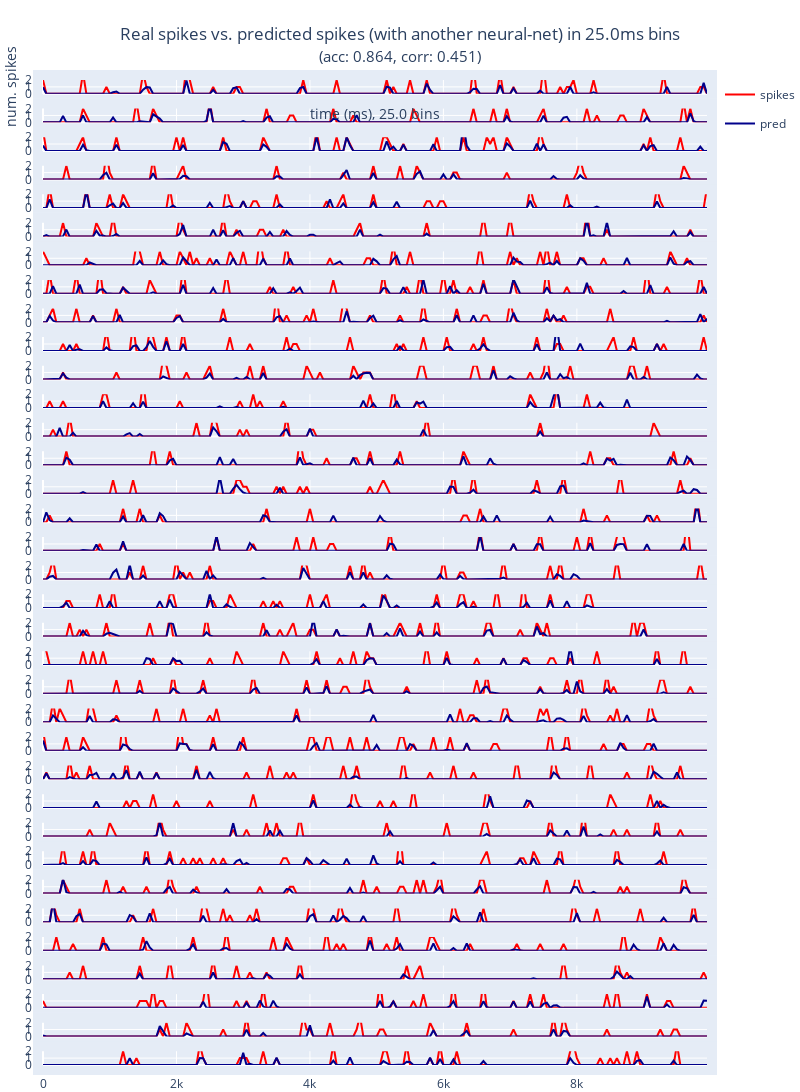

Here is the notebook cell this chart was saved with:
### Code cell
fig = display_results(torch.Tensor(targets), torch.Tensor(predictions), step=trainable.pred_len, chart_type="line")
fig.show()

### Figure 1 — Plotly figure (JSON) as saved in the notebook; plotly's stock layout.template omitted (floating-point values rounded to 4 significant figures; data arrays with more than 128 entries replaced by an {"elided": "..."} marker saying what was removed)
{"data": [{"legendgroup": "g1", "line": {"color": "red"}, "marker": {"size": 4}, "mode": "lines", "name": "spikes", "showlegend": true, "type": "scatter", "x": {"elided": "200 int values"}, "xaxis": "x", "y": {"elided": "200 int values"}, "yaxis": "y"}, {"legendgroup": "g2", "line": {"color": "darkblue"}, "marker": {"size": 4}, "mode": "lines", "name": "pred", "showlegend": true, "type": "scatter", "x": {"elided": "200 int values"}, "xaxis": "x", "y": {"elided": "200 float values"}, "yaxis": "y"}, {"legendgroup": "g1", "line": {"color": "red"}, "marker": {"size": 4}, "mode": "lines", "name": "spikes", "showlegend": false, "type": "scatter", "x": {"elided": "200 int values"}, "xaxis": "x2", "y": {"elided": "200 int values"}, "yaxis": "y2"}, {"legendgroup": "g2", "line": {"color": "darkblue"}, "marker": {"size": 4}, "mode": "lines", "name": "pred", "showlegend": false, "type": "scatter", "x": {"elided": "200 int values"}, "xaxis": "x2", "y": {"elided": "200 float values"}, "yaxis": "y2"}, {"legendgroup": "g1", "line": {"color": "red"}, "marker": {"size": 4}, "mode": "lines", "name": "spikes", "showlegend": false, "type": "scatter", "x": {"elided": "200 int values"}, "xaxis": "x3", "y": {"elided": "200 int values"}, "yaxis": "y3"}, {"legendgroup": "g2", "line": {"color": "darkblue"}, "marker": {"size": 4}, "mode": "lines", "name": "pred", "showlegend": false, "type": "scatter", "x": {"elided": "200 int values"}, "xaxis": "x3", "y": {"elided": "200 float values"}, "yaxis": "y3"}, {"legendgroup": "g1", "line": {"color": "red"}, "marker": {"size": 4}, "mode": "lines", "name": "spikes", "showlegend": false, "type": "scatter", "x": {"elided": "200 int values"}, "xaxis": "x4", "y": {"elided": "200 int values"}, "yaxis": "y4"}, {"legendgroup": "g2", "line": {"color": "darkblue"}, "marker": {"size": 4}, "mode": "lines", "name": "pred", "showlegend": false, "type": "scatter", "x": {"elided": "200 int values"}, "xaxis": "x4", "y": {"elided": "200 float values"}, "yaxis": "y4"}, {"legendgroup": "g1", "line": {"color": "red"}, "marker": {"size": 4}, "mode": "lines", "name": "spikes", "showlegend": false, "type": "scatter", "x": {"elided": "200 int values"}, "xaxis": "x5", "y": {"elided": "200 int values"}, "yaxis": "y5"}, {"legendgroup": "g2", "line": {"color": "darkblue"}, "marker": {"size": 4}, "mode": "lines", "name": "pred", "showlegend": false, "type": "scatter", "x": {"elided": "200 int values"}, "xaxis": "x5", "y": {"elided": "200 float values"}, "yaxis": "y5"}, {"legendgroup": "g1", "line": {"color": "red"}, "marker": {"size": 4}, "mode": "lines", "name": "spikes", "showlegend": false, "type": "scatter", "x": {"elided": "200 int values"}, "xaxis": "x6", "y": {"elided": "200 int values"}, "yaxis": "y6"}, {"legendgroup": "g2", "line": {"color": "darkblue"}, "marker": {"size": 4}, "mode": "lines", "name": "pred", "showlegend": false, "type": "scatter", "x": {"elided": "200 int values"}, "xaxis": "x6", "y": {"elided": "200 float values"}, "yaxis": "y6"}, {"legendgroup": "g1", "line": {"color": "red"}, "marker": {"size": 4}, "mode": "lines", "name": "spikes", "showlegend": false, "type": "scatter", "x": {"elided": "200 int values"}, "xaxis": "x7", "y": {"elided": "200 int values"}, "yaxis": "y7"}, {"legendgroup": "g2", "line": {"color": "darkblue"}, "marker": {"size": 4}, "mode": "lines", "name": "pred", "showlegend": false, "type": "scatter", "x": {"elided": "200 int values"}, "xaxis": "x7", "y": {"elided": "200 float values"}, "yaxis": "y7"}, {"legendgroup": "g1", "line": {"color": "red"}, "marker": {"size": 4}, "mode": "lines", "name": "spikes", "showlegend": false, "type": "scatter", "x": {"elided": "200 int values"}, "xaxis": "x8", "y": {"elided": "200 int values"}, "yaxis": "y8"}, {"legendgroup": "g2", "line": {"color": "darkblue"}, "marker": {"size": 4}, "mode": "lines", "name": "pred", "showlegend": false, "type": "scatter", "x": {"elided": "200 int values"}, "xaxis": "x8", "y": {"elided": "200 float values"}, "yaxis": "y8"}, {"legendgroup": "g1", "line": {"color": "red"}, "marker": {"size": 4}, "mode": "lines", "name": "spikes", "showlegend": false, "type": "scatter", "x": {"elided": "200 int values"}, "xaxis": "x9", "y": {"elided": "200 int values"}, "yaxis": "y9"}, {"legendgroup": "g2", "line": {"color": "darkblue"}, "marker": {"size": 4}, "mode": "lines", "name": "pred", "showlegend": false, "type": "scatter", "x": {"elided": "200 int values"}, "xaxis": "x9", "y": {"elided": "200 float values"}, "yaxis": "y9"}, {"legendgroup": "g1", "line": {"color": "red"}, "marker": {"size": 4}, "mode": "lines", "name": "spikes", "showlegend": false, "type": "scatter", "x": {"elided": "200 int values"}, "xaxis": "x10", "y": {"elided": "200 int values"}, "yaxis": "y10"}, {"legendgroup": "g2", "line": {"color": "darkblue"}, "marker": {"size": 4}, "mode": "lines", "name": "pred", "showlegend": false, "type": "scatter", "x": {"elided": "200 int values"}, "xaxis": "x10", "y": {"elided": "200 float values"}, "yaxis": "y10"}, {"legendgroup": "g1", "line": {"color": "red"}, "marker": {"size": 4}, "mode": "lines", "name": "spikes", "showlegend": false, "type": "scatter", "x": {"elided": "200 int values"}, "xaxis": "x11", "y": {"elided": "200 int values"}, "yaxis": "y11"}, {"legendgroup": "g2", "line": {"color": "darkblue"}, "marker": {"size": 4}, "mode": "lines", "name": "pred", "showlegend": false, "type": "scatter", "x": {"elided": "200 int values"}, "xaxis": "x11", "y": {"elided": "200 float values"}, "yaxis": "y11"}, {"legendgroup": "g1", "line": {"color": "red"}, "marker": {"size": 4}, "mode": "lines", "name": "spikes", "showlegend": false, "type": "scatter", "x": {"elided": "200 int values"}, "xaxis": "x12", "y": {"elided": "200 int values"}, "yaxis": "y12"}, {"legendgroup": "g2", "line": {"color": "darkblue"}, "marker": {"size": 4}, "mode": "lines", "name": "pred", "showlegend": false, "type": "scatter", "x": {"elided": "200 int values"}, "xaxis": "x12", "y": {"elided": "200 float values"}, "yaxis": "y12"}, {"legendgroup": "g1", "line": {"color": "red"}, "marker": {"size": 4}, "mode": "lines", "name": "spikes", "showlegend": false, "type": "scatter", "x": {"elided": "200 int values"}, "xaxis": "x13", "y": {"elided": "200 int values"}, "yaxis": "y13"}, {"legendgroup": "g2", "line": {"color": "darkblue"}, "marker": {"size": 4}, "mode": "lines", "name": "pred", "showlegend": false, "type": "scatter", "x": {"elided": "200 int values"}, "xaxis": "x13", "y": {"elided": "200 float values"}, "yaxis": "y13"}, {"legendgroup": "g1", "line": {"color": "red"}, "marker": {"size": 4}, "mode": "lines", "name": "spikes", "showlegend": false, "type": "scatter", "x": {"elided": "200 int values"}, "xaxis": "x14", "y": {"elided": "200 int values"}, "yaxis": "y14"}, {"legendgroup": "g2", "line": {"color": "darkblue"}, "marker": {"size": 4}, "mode": "lines", "name": "pred", "showlegend": false, "type": "scatter", "x": {"elided": "200 int values"}, "xaxis": "x14", "y": {"elided": "200 float values"}, "yaxis": "y14"}, {"legendgroup": "g1", "line": {"color": "red"}, "marker": {"size": 4}, "mode": "lines", "name": "spikes", "showlegend": false, "type": "scatter", "x": {"elided": "200 int values"}, "xaxis": "x15", "y": {"elided": "200 int values"}, "yaxis": "y15"}, {"legendgroup": "g2", "line": {"color": "darkblue"}, "marker": {"size": 4}, "mode": "lines", "name": "pred", "showlegend": false, "type": "scatter", "x": {"elided": "200 int values"}, "xaxis": "x15", "y": {"elided": "200 float values"}, "yaxis": "y15"}, {"legendgroup": "g1", "line": {"color": "red"}, "marker": {"size": 4}, "mode": "lines", "name": "spikes", "showlegend": false, "type": "scatter", "x": {"elided": "200 int values"}, "xaxis": "x16", "y": {"elided": "200 int values"}, "yaxis": "y16"}, {"legendgroup": "g2", "line": {"color": "darkblue"}, "marker": {"size": 4}, "mode": "lines", "name": "pred", "showlegend": false, "type": "scatter", "x": {"elided": "200 int values"}, "xaxis": "x16", "y": {"elided": "200 float values"}, "yaxis": "y16"}, {"legendgroup": "g1", "line": {"color": "red"}, "marker": {"size": 4}, "mode": "lines", "name": "spikes", "showlegend": false, "type": "scatter", "x": {"elided": "200 int values"}, "xaxis": "x17", "y": {"elided": "200 int values"}, "yaxis": "y17"}, {"legendgroup": "g2", "line": {"color": "darkblue"}, "marker": {"size": 4}, "mode": "lines", "name": "pred", "showlegend": false, "type": "scatter", "x": {"elided": "200 int values"}, "xaxis": "x17", "y": {"elided": "200 float values"}, "yaxis": "y17"}, {"legendgroup": "g1", "line": {"color": "red"}, "marker": {"size": 4}, "mode": "lines", "name": "spikes", "showlegend": false, "type": "scatter", "x": {"elided": "200 int values"}, "xaxis": "x18", "y": {"elided": "200 int values"}, "yaxis": "y18"}, {"legendgroup": "g2", "line": {"color": "darkblue"}, "marker": {"size": 4}, "mode": "lines", "name": "pred", "showlegend": false, "type": "scatter", "x": {"elided": "200 int values"}, "xaxis": "x18", "y": {"elided": "200 float values"}, "yaxis": "y18"}, {"legendgroup": "g1", "line": {"color": "red"}, "marker": {"size": 4}, "mode": "lines", "name": "spikes", "showlegend": false, "type": "scatter", "x": {"elided": "200 int values"}, "xaxis": "x19", "y": {"elided": "200 int values"}, "yaxis": "y19"}, {"legendgroup": "g2", "line": {"color": "darkblue"}, "marker": {"size": 4}, "mode": "lines", "name": "pred", "showlegend": false, "type": "scatter", "x": {"elided": "200 int values"}, "xaxis": "x19", "y": {"elided": "200 float values"}, "yaxis": "y19"}, {"legendgroup": "g1", "line": {"color": "red"}, "marker": {"size": 4}, "mode": "lines", "name": "spikes", "showlegend": false, "type": "scatter", "x": {"elided": "200 int values"}, "xaxis": "x20", "y": {"elided": "200 int values"}, "yaxis": "y20"}, {"legendgroup": "g2", "line": {"color": "darkblue"}, "marker": {"size": 4}, "mode": "lines", "name": "pred", "showlegend": false, "type": "scatter", "x": {"elided": "200 int values"}, "xaxis": "x20", "y": {"elided": "200 float values"}, "yaxis": "y20"}, {"legendgroup": "g1", "line": {"color": "red"}, "marker": {"size": 4}, "mode": "lines", "name": "spikes", "showlegend": false, "type": "scatter", "x": {"elided": "200 int values"}, "xaxis": "x21", "y": {"elided": "200 int values"}, "yaxis": "y21"}, {"legendgroup": "g2", "line": {"color": "darkblue"}, "marker": {"size": 4}, "mode": "lines", "name": "pred", "showlegend": false, "type": "scatter", "x": {"elided": "200 int values"}, "xaxis": "x21", "y": {"elided": "200 float values"}, "yaxis": "y21"}, {"legendgroup": "g1", "line": {"color": "red"}, "marker": {"size": 4}, "mode": "lines", "name": "spikes", "showlegend": false, "type": "scatter", "x": {"elided": "200 int values"}, "xaxis": "x22", "y": {"elided": "200 int values"}, "yaxis": "y22"}, {"legendgroup": "g2", "line": {"color": "darkblue"}, "marker": {"size": 4}, "mode": "lines", "name": "pred", "showlegend": false, "type": "scatter", "x": {"elided": "200 int values"}, "xaxis": "x22", "y": {"elided": "200 float values"}, "yaxis": "y22"}, {"legendgroup": "g1", "line": {"color": "red"}, "marker": {"size": 4}, "mode": "lines", "name": "spikes", "showlegend": false, "type": "scatter", "x": {"elided": "200 int values"}, "xaxis": "x23", "y": {"elided": "200 int values"}, "yaxis": "y23"}, {"legendgroup": "g2", "line": {"color": "darkblue"}, "marker": {"size": 4}, "mode": "lines", "name": "pred", "showlegend": false, "type": "scatter", "x": {"elided": "200 int values"}, "xaxis": "x23", "y": {"elided": "200 float values"}, "yaxis": "y23"}, {"legendgroup": "g1", "line": {"color": "red"}, "marker": {"size": 4}, "mode": "lines", "name": "spikes", "showlegend": false, "type": "scatter", "x": {"elided": "200 int values"}, "xaxis": "x24", "y": {"elided": "200 int values"}, "yaxis": "y24"}, {"legendgroup": "g2", "line": {"color": "darkblue"}, "marker": {"size": 4}, "mode": "lines", "name": "pred", "showlegend": false, "type": "scatter", "x": {"elided": "200 int values"}, "xaxis": "x24", "y": {"elided": "200 float values"}, "yaxis": "y24"}, {"legendgroup": "g1", "line": {"color": "red"}, "marker": {"size": 4}, "mode": "lines", "name": "spikes", "showlegend": false, "type": "scatter", "x": {"elided": "200 int values"}, "xaxis": "x25", "y": {"elided": "200 int values"}, "yaxis": "y25"}, {"legendgroup": "g2", "line": {"color": "darkblue"}, "marker": {"size": 4}, "mode": "lines", "name": "pred", "showlegend": false, "type": "scatter", "x": {"elided": "200 int values"}, "xaxis": "x25", "y": {"elided": "200 float values"}, "yaxis": "y25"}, {"legendgroup": "g1", "line": {"color": "red"}, "marker": {"size": 4}, "mode": "lines", "name": "spikes", "showlegend": false, "type": "scatter", "x": {"elided": "200 int values"}, "xaxis": "x26", "y": {"elided": "200 int values"}, "yaxis": "y26"}, {"legendgroup": "g2", "line": {"color": "darkblue"}, "marker": {"size": 4}, "mode": "lines", "name": "pred", "showlegend": false, "type": "scatter", "x": {"elided": "200 int values"}, "xaxis": "x26", "y": {"elided": "200 float values"}, "yaxis": "y26"}, {"legendgroup": "g1", "line": {"color": "red"}, "marker": {"size": 4}, "mode": "lines", "name": "spikes", "showlegend": false, "type": "scatter", "x": {"elided": "200 int values"}, "xaxis": "x27", "y": {"elided": "200 int values"}, "yaxis": "y27"}, {"legendgroup": "g2", "line": {"color": "darkblue"}, "marker": {"size": 4}, "mode": "lines", "name": "pred", "showlegend": false, "type": "scatter", "x": {"elided": "200 int values"}, "xaxis": "x27", "y": {"elided": "200 float values"}, "yaxis": "y27"}, {"legendgroup": "g1", "line": {"color": "red"}, "marker": {"size": 4}, "mode": "lines", "name": "spikes", "showlegend": false, "type": "scatter", "x": {"elided": "200 int values"}, "xaxis": "x28", "y": {"elided": "200 int values"}, "yaxis": "y28"}, {"legendgroup": "g2", "line": {"color": "darkblue"}, "marker": {"size": 4}, "mode": "lines", "name": "pred", "showlegend": false, "type": "scatter", "x": {"elided": "200 int values"}, "xaxis": "x28", "y": {"elided": "200 float values"}, "yaxis": "y28"}, {"legendgroup": "g1", "line": {"color": "red"}, "marker": {"size": 4}, "mode": "lines", "name": "spikes", "showlegend": false, "type": "scatter", "x": {"elided": "200 int values"}, "xaxis": "x29", "y": {"elided": "200 int values"}, "yaxis": "y29"}, {"legendgroup": "g2", "line": {"color": "darkblue"}, "marker": {"size": 4}, "mode": "lines", "name": "pred", "showlegend": false, "type": "scatter", "x": {"elided": "200 int values"}, "xaxis": "x29", "y": {"elided": "200 float values"}, "yaxis": "y29"}, {"legendgroup": "g1", "line": {"color": "red"}, "marker": {"size": 4}, "mode": "lines", "name": "spikes", "showlegend": false, "type": "scatter", "x": {"elided": "200 int values"}, "xaxis": "x30", "y": {"elided": "200 int values"}, "yaxis": "y30"}, {"legendgroup": "g2", "line": {"color": "darkblue"}, "marker": {"size": 4}, "mode": "lines", "name": "pred", "showlegend": false, "type": "scatter", "x": {"elided": "200 int values"}, "xaxis": "x30", "y": {"elided": "200 float values"}, "yaxis": "y30"}, {"legendgroup": "g1", "line": {"color": "red"}, "marker": {"size": 4}, "mode": "lines", "name": "spikes", "showlegend": false, "type": "scatter", "x": {"elided": "200 int values"}, "xaxis": "x31", "y": {"elided": "200 int values"}, "yaxis": "y31"}, {"legendgroup": "g2", "line": {"color": "darkblue"}, "marker": {"size": 4}, "mode": "lines", "name": "pred", "showlegend": false, "type": "scatter", "x": {"elided": "200 int values"}, "xaxis": "x31", "y": {"elided": "200 float values"}, "yaxis": "y31"}, {"legendgroup": "g1", "line": {"color": "red"}, "marker": {"size": 4}, "mode": "lines", "name": "spikes", "showlegend": false, "type": "scatter", "x": {"elided": "200 int values"}, "xaxis": "x32", "y": {"elided": "200 int values"}, "yaxis": "y32"}, {"legendgroup": "g2", "line": {"color": "darkblue"}, "marker": {"size": 4}, "mode": "lines", "name": "pred", "showlegend": false, "type": "scatter", "x": {"elided": "200 int values"}, "xaxis": "x32", "y": {"elided": "200 float values"}, "yaxis": "y32"}, {"legendgroup": "g1", "line": {"color": "red"}, "marker": {"size": 4}, "mode": "lines", "name": "spikes", "showlegend": false, "type": "scatter", "x": {"elided": "200 int values"}, "xaxis": "x33", "y": {"elided": "200 int values"}, "yaxis": "y33"}, {"legendgroup": "g2", "line": {"color": "darkblue"}, "marker": {"size": 4}, "mode": "lines", "name": "pred", "showlegend": false, "type": "scatter", "x": {"elided": "200 int values"}, "xaxis": "x33", "y": {"elided": "200 float values"}, "yaxis": "y33"}, {"legendgroup": "g1", "line": {"color": "red"}, "marker": {"size": 4}, "mode": "lines", "name": "spikes", "showlegend": false, "type": "scatter", "x": {"elided": "200 int values"}, "xaxis": "x34", "y": {"elided": "200 int values"}, "yaxis": "y34"}, {"legendgroup": "g2", "line": {"color": "darkblue"}, "marker": {"size": 4}, "mode": "lines", "name": "pred", "showlegend": false, "type": "scatter", "x": {"elided": "200 int values"}, "xaxis": "x34", "y": {"elided": "200 float values"}, "yaxis": "y34"}, {"legendgroup": "g1", "line": {"color": "red"}, "marker": {"size": 4}, "mode": "lines", "name": "spikes", "showlegend": false, "type": "scatter", "x": {"elided": "200 int values"}, "xaxis": "x35", "y": {"elided": "200 int values"}, "yaxis": "y35"}, {"legendgroup": "g2", "line": {"color": "darkblue"}, "marker": {"size": 4}, "mode": "lines", "name": "pred", "showlegend": false, "type": "scatter", "x": {"elided": "200 int values"}, "xaxis": "x35", "y": {"elided": "200 float values"}, "yaxis": "y35"}], "layout": {"autosize": true, "height": 2275, "margin": {"b": 10, "l": 0, "pad": 10, "r": 0, "t": 80}, "title": {"pad": {"b": 20, "l": 1, "r": 1, "t": 20}, "text": "Real spikes vs. predicted spikes (with another neural-net) in 25.0ms bins<br><span style='font-size:90%'>(acc: 0.864, corr: 0.451)</span>", "x": 0.5}, "width": 800, "xaxis": {"anchor": "y", "autorange": true, "domain": [0, 1], "matches": "x35", "range": [0, 9950], "showticklabels": false, "side": "bottom", "title": {"text": "time (ms), 25.0 bins"}, "type": "linear"}, "xaxis10": {"anchor": "y10", "autorange": true, "domain": [0, 1], "matches": "x35", "range": [0, 9950], "showticklabels": false, "type": "linear"}, "xaxis11": {"anchor": "y11", "autorange": true, "domain": [0, 1], "matches": "x35", "range": [0, 9950], "showticklabels": false, "type": "linear"}, "xaxis12": {"anchor": "y12", "autorange": true, "domain": [0, 1], "matches": "x35", "range": [0, 9950], "showticklabels": false, "type": "linear"}, "xaxis13": {"anchor": "y13", "autorange": true, "domain": [0, 1], "matches": "x35", "range": [0, 9950], "showticklabels": false, "type": "linear"}, "xaxis14": {"anchor": "y14", "autorange": true, "domain": [0, 1], "matches": "x35", "range": [0, 9950], "showticklabels": false, "type": "linear"}, "xaxis15": {"anchor": "y15", "autorange": true, "domain": [0, 1], "matches": "x35", "range": [0, 9950], "showticklabels": false, "type": "linear"}, "xaxis16": {"anchor": "y16", "autorange": true, "domain": [0, 1], "matches": "x35", "range": [0, 9950], "showticklabels": false, "type": "linear"}, "xaxis17": {"anchor": "y17", "autorange": true, "domain": [0, 1], "matches": "x35", "range": [0, 9950], "showticklabels": false, "type": "linear"}, "xaxis18": {"anchor": "y18", "autorange": true, "domain": [0, 1], "matches": "x35", "range": [0, 9950], "showticklabels": false, "type": "linear"}, "xaxis19": {"anchor": "y19", "autorange": true, "domain": [0, 1], "matches": "x35", "range": [0, 9950], "showticklabels": false, "type": "linear"}, "xaxis2": {"anchor": "y2", "autorange": true, "domain": [0, 1], "matches": "x35", "range": [0, 9950], "showticklabels": false, "type": "linear"}, "xaxis20": {"anchor": "y20", "autorange": true, "domain": [0, 1], "matches": "x35", "range": [0, 9950], "showticklabels": false, "type": "linear"}, "xaxis21": {"anchor": "y21", "autorange": true, "domain": [0, 1], "matches": "x35", "range": [0, 9950], "showticklabels": false, "type": "linear"}, "xaxis22": {"anchor": "y22", "autorange": true, "domain": [0, 1], "matches": "x35", "range": [0, 9950], "showticklabels": false, "type": "linear"}, "xaxis23": {"anchor": "y23", "autorange": true, "domain": [0, 1], "matches": "x35", "range": [0, 9950], "showticklabels": false, "type": "linear"}, "xaxis24": {"anchor": "y24", "autorange": true, "domain": [0, 1], "matches": "x35", "range": [0, 9950], "showticklabels": false, "type": "linear"}, "xaxis25": {"anchor": "y25", "autorange": true, "domain": [0, 1], "matches": "x35", "range": [0, 9950], "showticklabels": false, "type": "linear"}, "xaxis26": {"anchor": "y26", "autorange": true, "domain": [0, 1], "matches": "x35", "range": [0, 9950], "showticklabels": false, "type": "linear"}, "xaxis27": {"anchor": "y27", "autorange": true, "domain": [0, 1], "matches": "x35", "range": [0, 9950], "showticklabels": false, "type": "linear"}, "xaxis28": {"anchor": "y28", "autorange": true, "domain": [0, 1], "matches": "x35", "range": [0, 9950], "showticklabels": false, "type": "linear"}, "xaxis29": {"anchor": "y29", "autorange": true, "domain": [0, 1], "matches": "x35", "range": [0, 9950], "showticklabels": false, "type": "linear"}, "xaxis3": {"anchor": "y3", "autorange": true, "domain": [0, 1], "matches": "x35", "range": [0, 9950], "showticklabels": false, "type": "linear"}, "xaxis30": {"anchor": "y30", "autorange": true, "domain": [0, 1], "matches": "x35", "range": [0, 9950], "showticklabels": false, "type": "linear"}, "xaxis31": {"anchor": "y31", "autorange": true, "domain": [0, 1], "matches": "x35", "range": [0, 9950], "showticklabels": false, "type": "linear"}, "xaxis32": {"anchor": "y32", "autorange": true, "domain": [0, 1], "matches": "x35", "range": [0, 9950], "showticklabels": false, "type": "linear"}, "xaxis33": {"anchor": "y33", "autorange": true, "domain": [0, 1], "matches": "x35", "range": [0, 9950], "showticklabels": false, "type": "linear"}, "xaxis34": {"anchor": "y34", "autorange": true, "domain": [0, 1], "matches": "x35", "range": [0, 9950], "showticklabels": false, "type": "linear"}, "xaxis35": {"anchor": "y35", "autorange": true, "domain": [0, 1], "range": [0, 9950], "type": "linear"}, "xaxis4": {"anchor": "y4", "autorange": true, "domain": [0, 1], "matches": "x35", "range": [0, 9950], "showticklabels": false, "type": "linear"}, "xaxis5": {"anchor": "y5", "autorange": true, "domain": [0, 1], "matches": "x35", "range": [0, 9950], "showticklabels": false, "type": "linear"}, "xaxis6": {"anchor": "y6", "autorange": true, "domain": [0, 1], "matches": "x35", "range": [0, 9950], "showticklabels": false, "type": "linear"}, "xaxis7": {"anchor": "y7", "autorange": true, "domain": [0, 1], "matches": "x35", "range": [0, 9950], "showticklabels": false, "type": "linear"}, "xaxis8": {"anchor": "y8", "autorange": true, "domain": [0, 1], "matches": "x35", "range": [0, 9950], "showticklabels": false, "type": "linear"}, "xaxis9": {"anchor": "y9", "autorange": true, "domain": [0, 1], "matches": "x35", "range": [0, 9950], "showticklabels": false, "type": "linear"}, "yaxis": {"anchor": "x", "domain": [0.986, 1], "fixedrange": true, "range": [0, 2], "tickvals": [0, 1, 2], "title": {"text": "num. spikes"}, "type": "linear"}, "yaxis10": {"anchor": "x10", "domain": [0.725, 0.739], "range": [0, 2], "tickvals": [0, 1, 2], "type": "linear"}, "yaxis11": {"anchor": "x11", "domain": [0.696, 0.71], "range": [0, 2], "tickvals": [0, 1, 2], "type": "linear"}, "yaxis12": {"anchor": "x12", "domain": [0.667, 0.681], "range": [0, 2], "tickvals": [0, 1, 2], "type": "linear"}, "yaxis13": {"anchor": "x13", "domain": [0.638, 0.652], "range": [0, 2], "tickvals": [0, 1, 2], "type": "linear"}, "yaxis14": {"anchor": "x14", "domain": [0.609, 0.623], "range": [0, 2], "tickvals": [0, 1, 2], "type": "linear"}, "yaxis15": {"anchor": "x15", "domain": [0.58, 0.594], "range": [0, 2], "tickvals": [0, 1, 2], "type": "linear"}, "yaxis16": {"anchor": "x16", "domain": [0.551, 0.565], "range": [0, 2], "tickvals": [0, 1, 2], "type": "linear"}, "yaxis17": {"anchor": "x17", "domain": [0.522, 0.536], "range": [0, 2], "tickvals": [0, 1, 2], "type": "linear"}, "yaxis18": {"anchor": "x18", "domain": [0.493, 0.507], "range": [0, 2], "tickvals": [0, 1, 2], "type": "linear"}, "yaxis19": {"anchor": "x19", "domain": [0.464, 0.478], "range": [0, 2], "tickvals": [0, 1, 2], "type": "linear"}, "yaxis2": {"anchor": "x2", "domain": [0.957, 0.971], "range": [0, 2], "tickvals": [0, 1, 2], "type": "linear"}, "yaxis20": {"anchor": "x20", "domain": [0.435, 0.449], "range": [0, 2], "tickvals": [0, 1, 2], "type": "linear"}, "yaxis21": {"anchor": "x21", "domain": [0.406, 0.42], "range": [0, 2], "tickvals": [0, 1, 2], "type": "linear"}, "yaxis22": {"anchor": "x22", "domain": [0.377, 0.391], "range": [0, 2], "tickvals": [0, 1, 2], "type": "linear"}, "yaxis23": {"anchor": "x23", "domain": [0.348, 0.362], "range": [0, 2], "tickvals": [0, 1, 2], "type": "linear"}, "yaxis24": {"anchor": "x24", "domain": [0.319, 0.333], "range": [0, 2], "tickvals": [0, 1, 2], "type": "linear"}, "yaxis25": {"anchor": "x25", "domain": [0.29, 0.304], "range": [0, 2], "tickvals": [0, 1, 2], "type": "linear"}, "yaxis26": {"anchor": "x26", "domain": [0.261, 0.275], "range": [0, 2], "tickvals": [0, 1, 2], "type": "linear"}, "yaxis27": {"anchor": "x27", "domain": [0.232, 0.246], "range": [0, 2], "tickvals": [0, 1, 2], "type": "linear"}, "yaxis28": {"anchor": "x28", "domain": [0.203, 0.217], "range": [0, 2], "tickvals": [0, 1, 2], "type": "linear"}, "yaxis29": {"anchor": "x29", "domain": [0.174, 0.188], "range": [0, 2], "tickvals": [0, 1, 2], "type": "linear"}, "yaxis3": {"anchor": "x3", "domain": [0.928, 0.942], "range": [0, 2], "tickvals": [0, 1, 2], "type": "linear"}, "yaxis30": {"anchor": "x30", "domain": [0.145, 0.159], "range": [0, 2], "tickvals": [0, 1, 2], "type": "linear"}, "yaxis31": {"anchor": "x31", "domain": [0.116, 0.13], "range": [0, 2], "tickvals": [0, 1, 2], "type": "linear"}, "yaxis32": {"anchor": "x32", "domain": [0.087, 0.101], "range": [0, 2], "tickvals": [0, 1, 2], "type": "linear"}, "yaxis33": {"anchor": "x33", "domain": [0.058, 0.072], "range": [0, 2], "tickvals": [0, 1, 2], "type": "linear"}, "yaxis34": {"anchor": "x34", "domain": [0.029, 0.043], "range": [0, 2], "tickvals": [0, 1, 2], "type": "linear"}, "yaxis35": {"anchor": "x35", "domain": [0, 0.014], "range": [0, 2], "tickvals": [0, 1, 2], "type": "linear"}, "yaxis4": {"anchor": "x4", "domain": [0.899, 0.913], "range": [0, 2], "tickvals": [0, 1, 2], "type": "linear"}, "yaxis5": {"anchor": "x5", "domain": [0.87, 0.884], "range": [0, 2], "tickvals": [0, 1, 2], "type": "linear"}, "yaxis6": {"anchor": "x6", "domain": [0.841, 0.855], "range": [0, 2], "tickvals": [0, 1, 2], "type": "linear"}, "yaxis7": {"anchor": "x7", "domain": [0.812, 0.826], "range": [0, 2], "tickvals": [0, 1, 2], "type": "linear"}, "yaxis8": {"anchor": "x8", "domain": [0.783, 0.797], "range": [0, 2], "tickvals": [0, 1, 2], "type": "linear"}, "yaxis9": {"anchor": "x9", "domain": [0.754, 0.768], "range": [0, 2], "tickvals": [0, 1, 2], "type": "linear"}}}
